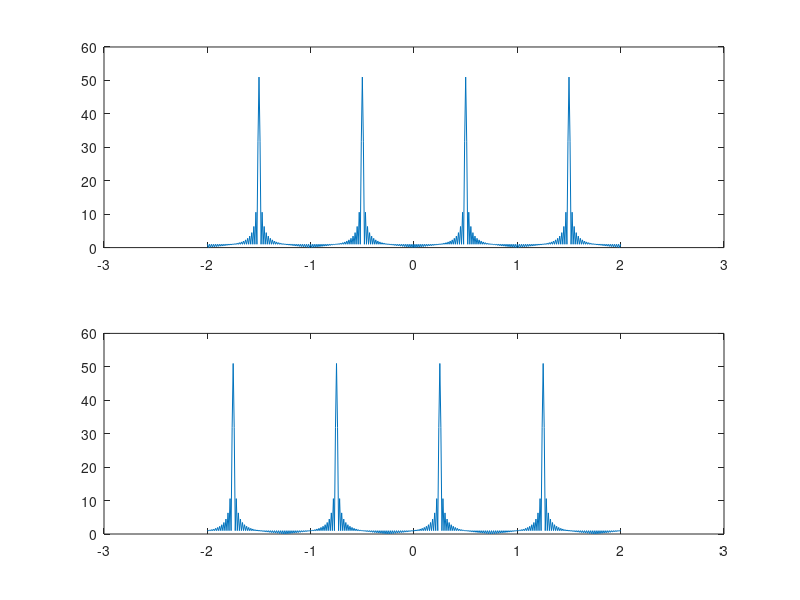

This chart was generated by the following MATLAB code:
%  frequency shifting
n=0:100;
x=cos(pi*n/2); % frequency w .5
k=-200:200;
w=(pi/100)*k;
W=n'*w;
X=x*(exp(-1j.*W));

y=exp(-1j*pi*(n/4)).*x; %frequency w0 0.25
Y=y*(exp(-1j*pi/100)).^(n'*k);% if exp(+/- j) frequency right/left shifted by 0.25pi
subplot(2,1,1)
plot(w/pi,abs(X))
% xlim([-1.00 1.50])
ylim([0 60])
subplot(2,1,2)
plot(w/pi,abs(Y))
% xlim([-1.00 1.50])
ylim([0 60])